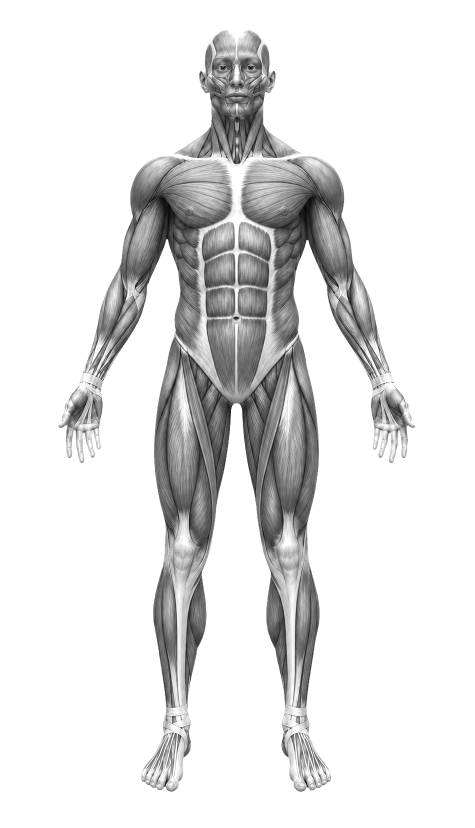
#> input picture assets/images/workouts/anatomy-front-gray.png, 950 x 1655 px (shown at 1/2 size); its folder holds 2 pictures in this run
$ python render-muscle-highlights.py ../assets/images/workouts/anatomy-back-gray.png
#> lines starting #> are read from the running program, lines starting #| are printed output that depends on the picture; pictures that were not available may be replaced by others from this repository, and a replacement may not be noted
#!/usr/bin/env python3
"""Render Muscle Explorer plates from painted alpha masks.

SOURCE OF TRUTH: assets/images/workouts/masks/<id>.png
This script NEVER writes to the masks folder — it only reads masks and
writes JPEG composites into assets/images/workouts/highlights/.

Usage:
  python3 scripts/render-muscle-highlights.py
  python3 scripts/render-muscle-highlights.py --force   # overwrite finished art
"""
from __future__ import annotations

import sys
from pathlib import Path

import numpy as np
from PIL import Image, ImageChops, ImageFilter

ROOT = Path(__file__).resolve().parents[1]
MASK_DIR = ROOT / 'assets/images/workouts/masks'
OUT = ROOT / 'assets/images/workouts/highlights'
MAX_W = 640
JPEG_Q = 85

VIEW = {
    'anterior-deltoid': 'front',
    'lateral-deltoid': 'front',
    'pectoralis-major': 'front',
    'pectoralis-minor': 'front',
    'serratus-anterior': 'front',
    'biceps-brachii': 'front',
    'brachialis': 'front',
    'brachioradialis': 'front',
    'rectus-abdominis': 'front',
    'obliques': 'front',
    'transverse-abdominis': 'front',
    'rectus-femoris': 'front',
    'vastus-lateralis': 'front',
    'vastus-medialis': 'front',
    'trapezius': 'back',
    'rhomboids': 'back',
    'posterior-deltoid': 'back',
    'latissimus-dorsi': 'back',
    'teres-major': 'back',
    'triceps-long-head': 'back',
    'triceps-lateral-head': 'back',
    'triceps-medial-head': 'back',
    'erector-spinae': 'back',
    'multifidus': 'back',
    'quadratus-lumborum': 'back',
    'gluteus-maximus': 'back',
    'gluteus-medius': 'back',
    'gluteus-minimus': 'back',
    'biceps-femoris': 'back',
    'semitendinosus': 'back',
    'semimembranosus': 'back',
    'gastrocnemius': 'back',
    'soleus': 'back',
}


def downscale(img: Image.Image) -> Image.Image:
    if img.width <= MAX_W:
        return img
    height = int(img.height * MAX_W / img.width)
    return img.resize((MAX_W, height), Image.Resampling.LANCZOS)


# [60 lines left out: function render, not called in this run]


def main() -> None:
    force = '--force' in sys.argv
    if (OUT / 'FINISHED_ART.txt').exists() and not force:
        raise SystemExit(
            'highlights/ contains finished art (FINISHED_ART.txt).\n'
            'Refusing to overwrite. Pass --force if you really mean to rebake.'
        )

    OUT.mkdir(parents=True, exist_ok=True)
    bases: dict[str, tuple[Image.Image, Image.Image]] = {}
    for view in ('front', 'back'):
        gray = Image.open(ROOT / f'assets/images/workouts/anatomy-{view}-gray.png').convert('RGBA')
#> gray is the input picture: PIL image 950x1655 RGBA; mean R, G, B, A 36.1, 36.1, 36.1, 63.6
        color = Image.open(
            ROOT / f'assets/images/workouts/anatomy-{view}-transparent.png'
        ).convert('RGBA')
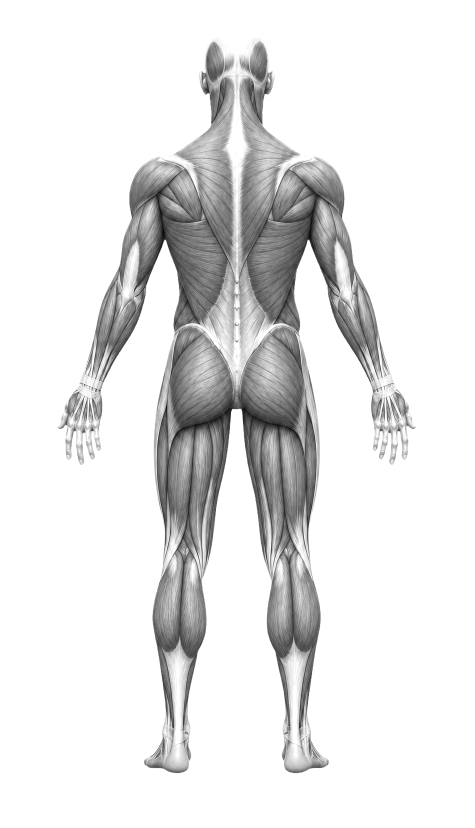
#> input picture assets/images/workouts/anatomy-back-gray.png, 950 x 1655 px, given in place of anatomy-front-transparent.png, which was not available (shown at 1/2 size)
#> color is the input picture: PIL image 950x1655 RGBA; mean R, G, B, A 38.2, 38.2, 38.2, 63.5
        bases[view] = (gray, color)
        neutral = Image.new('RGBA', gray.size, (245, 239, 230, 255))
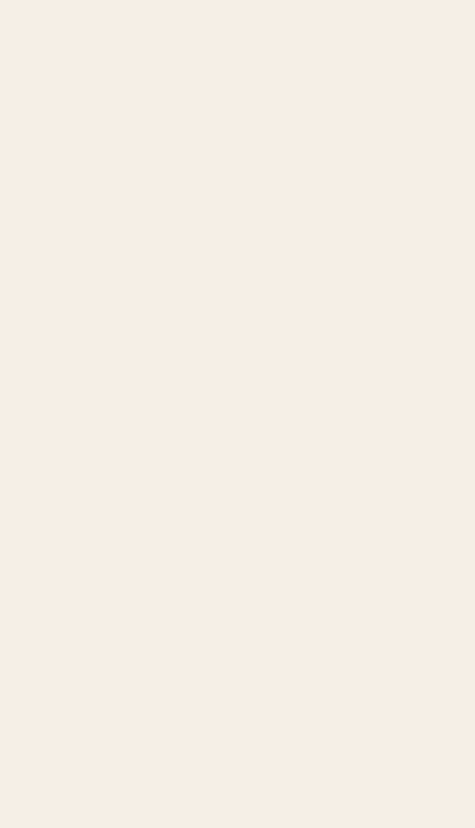
#> neutral: PIL image 950x1655 RGBA (shown at 1/2 size); mean R, G, B, A 245, 239, 230, 255
        neutral.alpha_composite(gray)
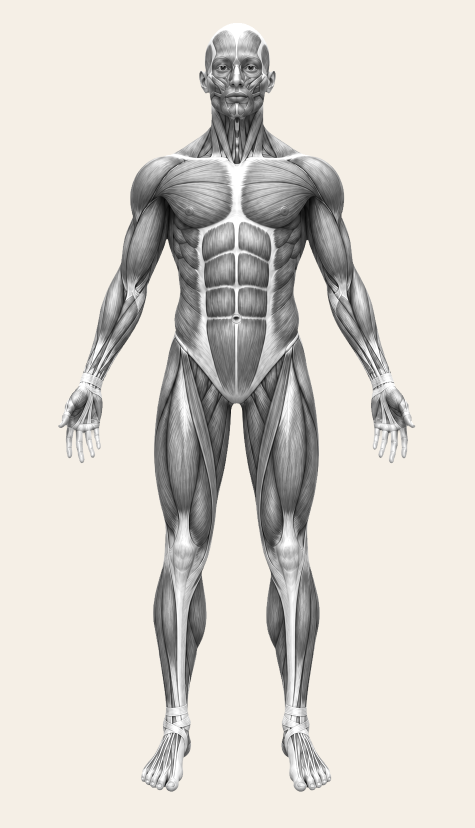
#> neutral: PIL image 950x1655 RGBA (shown at 1/2 size); mean R, G, B, A 218.8, 214.3, 207.6, 255
        downscale(neutral.convert('RGB')).save(
            OUT / f'neutral-{view}.jpg',
            quality=JPEG_Q,
            optimize=True,
            progressive=True,
        )
#> in downscale, `return img.resize((MAX_W, height), Image.Resampling.LANCZOS)`:
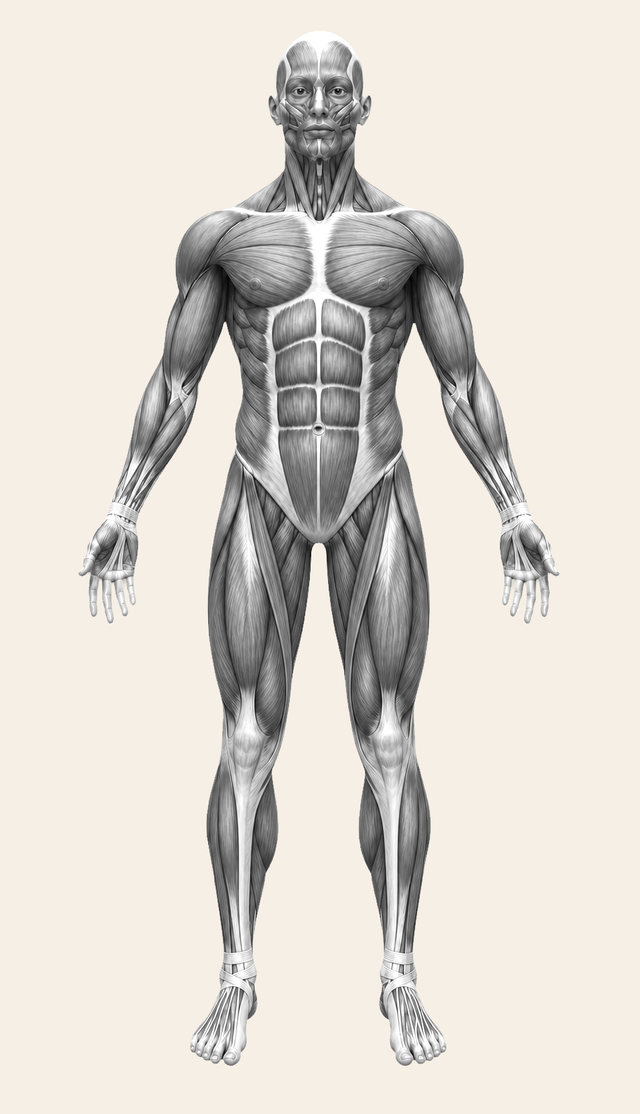
#> returned value: PIL image 640x1114 RGB; mean R, G, B 218.8, 214.3, 207.5

    total = 0
    for muscle_id, view in VIEW.items():
        mask_path = MASK_DIR / f'{muscle_id}.png'
        if not mask_path.exists():
#> (the run stopped early here; a loop or call above may not have finished)
